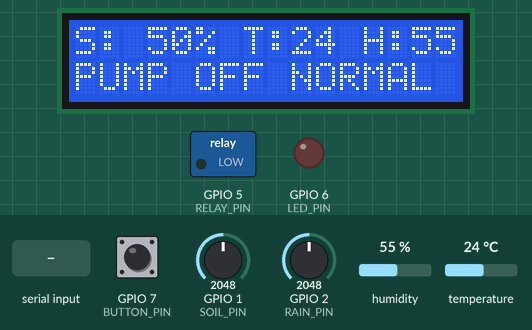
Simulated run of this sketch. Board: ESP32-S3. Parts: 16×2 character LCD, switched loads named in the sketch (green lamp = pin HIGH), output pins drawn as LEDs (lit = HIGH). Inputs (shaded band) come from the test bench; at power-on: GPIO 1 (SOIL_PIN) = 2048, GPIO 7 (BUTTON_PIN) HIGH, GPIO 2 (RAIN_PIN) = 2048, humidity 55 %, temperature 24 °C. What the sketch prints to the serial monitor is not drawn.

Above: at 3.7 s.
3.8 s: GPIO 1 (SOIL_PIN) set to 891
At 4.8 s:
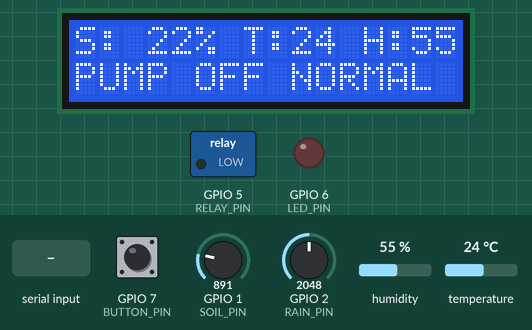
5.4 s: GPIO 1 (SOIL_PIN) set to 763
At 6.3 s:
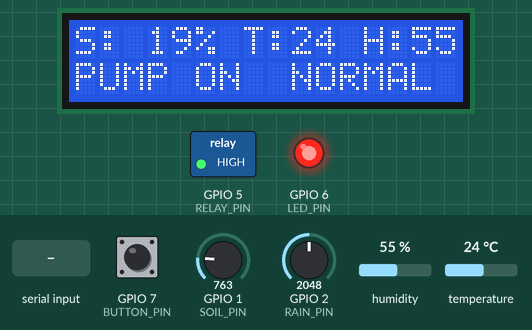
7.0 s: GPIO 7 (BUTTON_PIN) pulled LOW for 0.25 s
At 8.3 s:
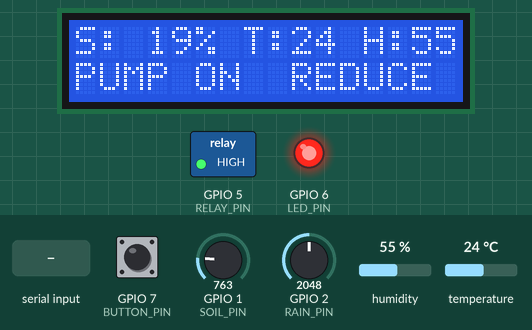
8.7 s: "MODE:INCREASE\n" received over Serial
At 9.5 s:
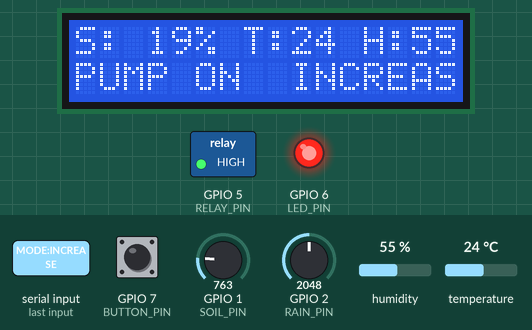
10.4 s: GPIO 1 (SOIL_PIN) set to 1228
At 11.4 s:
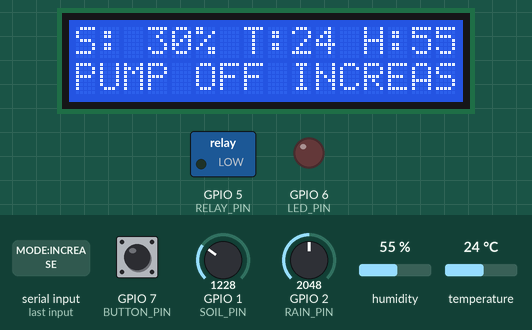
12.0 s: "MODE:REDUCE\n" received over Serial
At 12.8 s:
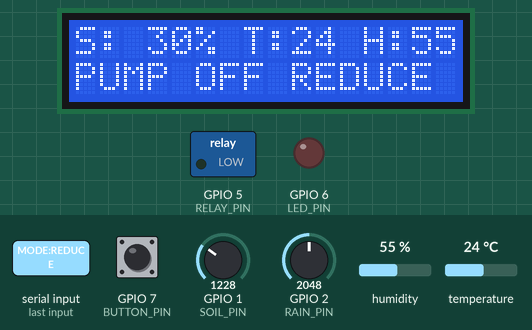
Timing chart, 0 to 14.6 s (numbered marks = the images above; inputs shaded):
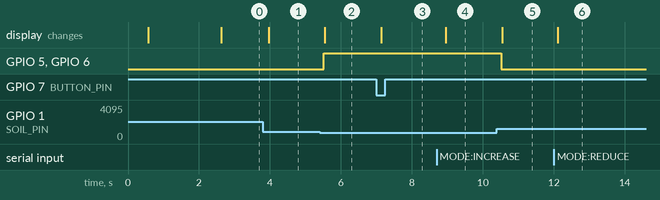

Measured:
- the behaviour switches between 819 and 818 on GPIO 1 (SOIL_PIN) (found by bisection; images 1 and 2)
- after the input at 3.8 s, the display: changes after 0.17 s (image 1)
- after the input at 5.4 s, GPIO 5 (RELAY_PIN), GPIO 6 (LED_PIN): LOW → HIGH after 0.12 s; the display: changes after 0.14 s (image 2)
- after the input at 7.0 s, the display: changes after 0.14 s (image 3)
- after the input at 8.7 s, the display: changes after 0.26 s (image 4)
- after the input at 10.4 s, GPIO 5 (RELAY_PIN), GPIO 6 (LED_PIN): HIGH → LOW after 0.12 s; the display: changes after 0.14 s (image 5)
- after the input at 12.0 s, the display: changes after 0.12 s (image 6)

The sketch:

sketch.ino
```cpp
/*
 * Edge AI Crop Disease Detection & Automated Irrigation System
 * Wokwi Simulation — ESP32-S3
 * Author: George Obinna Oguejiofor | KMITL
 *
 * Components:
 *   Potentiometer 1 -> GPIO1   Soil moisture (0%=dry, 100%=wet)
 *   Potentiometer 2 -> GPIO2   Rainfall (0-10 mm)
 *   DHT22           -> GPIO4   Temperature + humidity
 *   Relay module    -> GPIO5   Water pump
 *   LED (red)       -> GPIO6   Pump ON indicator
 *   Push button     -> GPIO7   Cycle disease mode
 *   LCD 16x2 parallel 4-bit: RS=38, EN=39, D4=40, D5=41, D6=42, D7=45
 *
 * AI pipeline integration (serial command interface):
 *   Send "MODE:NORMAL\n", "MODE:REDUCE\n", or "MODE:INCREASE\n" over the
 *   serial port (115200 baud) to set the disease mode remotely.
 *   pipeline.py (repo root) runs MobileNetV2 inference and sends this command.
 *
 * Press the green button to cycle disease mode (manual override):
 *   NORMAL   -> irrigate when soil < 40%  (healthy / viral)
 *   REDUCE   -> irrigate when soil < 25%  (fungal / bacterial)
 *   INCREASE -> irrigate when soil < 55%  (spider mites)
 *
 * Emergency override: always irrigate when soil < 20%.
 * Rainfall guard: skip when rain > 5 mm.
 *
 * Serial monitor (115200 baud) streams telemetry every second.
 *
 * Libraries needed in Wokwi Library Manager:
 *   - DHT sensor library (LiquidCrystal is built-in)
 */

#include <DHT.h>
#include <LiquidCrystal.h>

// -- Pins -------------------------------------------------------------------
#define SOIL_PIN    1
#define RAIN_PIN    2
#define DHT_PIN     4
#define RELAY_PIN   5
#define LED_PIN     6
#define BUTTON_PIN  7

// -- LCD (parallel 4-bit) — avoid GPIO43/44 (UART0 TX/RX on ESP32-S3) -------
LiquidCrystal lcd(38, 39, 40, 41, 42, 45); // RS, EN, D4, D5, D6, D7

// -- Irrigation thresholds --------------------------------------------------
#define THRESH_CRITICAL  20.0f
#define THRESH_REDUCE    25.0f
#define THRESH_NORMAL    40.0f
#define THRESH_INCREASE  55.0f

// -- Disease modes ----------------------------------------------------------
enum DiseaseMode { NORMAL = 0, REDUCE = 1, INCREASE = 2 };
const char* MODE_TAG[]     = { "NORMAL  ", "REDUCE  ", "INCREASE" };
const char* DISEASE_NAME[] = { "Healthy         ", "Early Blight    ", "Spider Mites    " };
const float THRESHOLD[]    = { THRESH_NORMAL, THRESH_REDUCE, THRESH_INCREASE };

DiseaseMode diseaseMode  = NORMAL;
bool        lastBtn      = HIGH;
uint32_t    lastDebounce = 0;
String      serialBuf;          // accumulates incoming serial bytes
bool        aiModeActive = false; // true once AI pipeline has set the mode

DHT dht(DHT_PIN, DHT22);

// -- Helpers ----------------------------------------------------------------
float readSoilMoisture() { return (float)analogRead(SOIL_PIN) / 4095.0f * 100.0f; }
float readRainfall()     { return (float)analogRead(RAIN_PIN) / 4095.0f * 10.0f; }

bool shouldIrrigate(float soil, float rain, DiseaseMode mode) {
  if (soil < THRESH_CRITICAL) return true;
  if (rain > 5.0f)            return false;
  return soil < THRESHOLD[mode];
}

// -- Setup ------------------------------------------------------------------
void setup() {
  Serial.begin(115200);
  delay(500);

  pinMode(RELAY_PIN,  OUTPUT);
  pinMode(LED_PIN,    OUTPUT);
  pinMode(BUTTON_PIN, INPUT_PULLUP);
  digitalWrite(RELAY_PIN, LOW);
  digitalWrite(LED_PIN,   LOW);

  dht.begin();

  lcd.begin(16, 2);
  lcd.setCursor(0, 0); lcd.print(" Edge AI Irrig. ");
  lcd.setCursor(0, 1); lcd.print("  KMITL  2026   ");
  delay(2000);
  lcd.clear();

  Serial.println(F("\n============================================"));
  Serial.println(F("  Edge AI Crop & Irrigation -- Wokwi Demo  "));
  Serial.println(F("  KMITL | George Obinna Oguejiofor         "));
  Serial.println(F("============================================"));
  Serial.println(F("  Left pot  : soil moisture  (0%=dry, 100%=wet)"));
  Serial.println(F("  Right pot : rainfall       (0mm -> 10mm)"));
  Serial.println(F("  Button    : cycle disease mode"));
  Serial.println(F("============================================\n"));
}

// -- Loop -------------------------------------------------------------------
void loop() {
  bool btn = digitalRead(BUTTON_PIN);
  if (btn == LOW && lastBtn == HIGH && millis() - lastDebounce > 50) {
    diseaseMode  = (DiseaseMode)((int(diseaseMode) + 1) % 3);
    lastDebounce = millis();
  }
  lastBtn = btn;

  // AI pipeline serial interface — non-blocking character accumulation
  while (Serial.available()) {
    char c = Serial.read();
    if (c == '\n') {
      serialBuf.trim();
      if (serialBuf == "MODE:NORMAL") {
        diseaseMode  = NORMAL;
        aiModeActive = true;
      } else if (serialBuf == "MODE:REDUCE") {
        diseaseMode  = REDUCE;
        aiModeActive = true;
      } else if (serialBuf == "MODE:INCREASE") {
        diseaseMode  = INCREASE;
        aiModeActive = true;
      }
      serialBuf = "";
    } else {
      serialBuf += c;
    }
  }

  float soil = readSoilMoisture();
  float rain = readRainfall();
  float temp = dht.readTemperature();
  float hum  = dht.readHumidity();
  if (isnan(temp)) temp = 28.0f;
  if (isnan(hum))  hum  = 65.0f;

  bool pump = shouldIrrigate(soil, rain, diseaseMode);

  digitalWrite(RELAY_PIN, pump ? HIGH : LOW);
  digitalWrite(LED_PIN,   pump ? HIGH : LOW);

  char r0[17], r1[17];
  snprintf(r0, sizeof(r0), "S:%3.0f%% T:%2.0f H:%2.0f", soil, temp, hum);
  snprintf(r1, sizeof(r1), "%s %s", pump ? "PUMP ON " : "PUMP OFF", MODE_TAG[diseaseMode]);
  lcd.setCursor(0, 0); lcd.print(r0);
  lcd.setCursor(0, 1); lcd.print(r1);

  Serial.println(F("--------------------------------------------"));
  Serial.printf("  Soil    : %5.1f %%\n",  soil);
  Serial.printf("  Temp    : %5.1f C\n",   temp);
  Serial.printf("  Humidity: %5.1f %%\n",  hum);
  Serial.printf("  Rain    : %5.1f mm\n",  rain);
  Serial.printf("  Mode    : %s  [%s]\n",    MODE_TAG[diseaseMode], aiModeActive ? "AI" : "manual");
  Serial.printf("  Disease : %s\n",         DISEASE_NAME[diseaseMode]);
  if (soil < THRESH_CRITICAL)
    Serial.println(F("  !! EMERGENCY -- critically dry !!"));
  if (rain > 5.0f)
    Serial.println(F("  -- Skipping: rainfall guard active --"));
  Serial.printf("  >> PUMP : %s\n",         pump ? "ON" : "OFF");
  Serial.println(F("--------------------------------------------\n"));

  delay(200);   // 200 ms for fast Wokwi feedback; change to 1000 on real hardware
}
```
